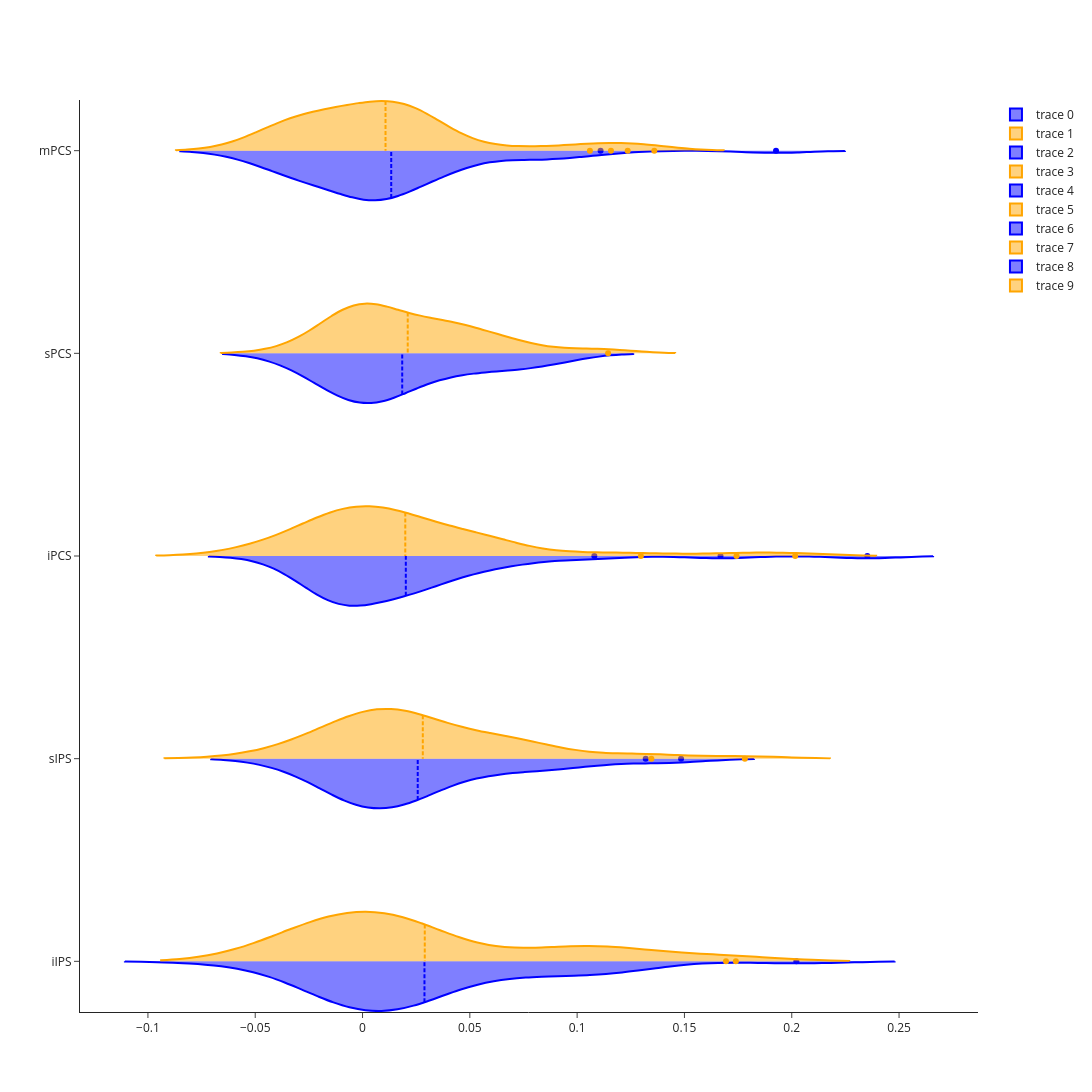

Notebook cell for this chart:
### Code cell
fig = go.Figure()

for roi_num, roi in enumerate(rois):

    roi_cor_r_lh_df = cor_r_lh_df.loc[cor_r_lh_df['Unnamed: 0'] == roi]
    roi_cor_r_rh_df = cor_r_rh_df.loc[cor_r_rh_df['Unnamed: 0'] == roi]

    lh_values = roi_cor_r_lh_df.drop(columns='Unnamed: 0').iloc[0].to_numpy()
    rh_values = roi_cor_r_rh_df.drop(columns='Unnamed: 0').iloc[0].to_numpy()

    fig.add_trace(
        go.Violin(
            x=lh_values,
            y=[roi] * len(lh_values),
            side='negative',
            line_color='blue',
            orientation='h'
        )
    )

    fig.add_trace(
        go.Violin(
            x=rh_values,
            y=[roi] * len(rh_values),
            side='positive',
            line_color='orange',
            orientation='h'
        )
    )

fig.update_traces(meanline_visible=True)

fig.update_layout(
    template='simple_white',
    height=1200,
    width=1400,
    violinmode='overlay'
)

fig.show()

### Figure 1 — Plotly figure (JSON) as saved in the notebook; plotly's stock layout.template omitted (floating-point values rounded to 4 significant figures)
{"data": [{"line": {"color": "blue"}, "meanline": {"visible": true}, "orientation": "h", "side": "negative", "type": "violin", "x": [-0.002234, 0.01122, 0.01442, 0.02843, -0.01969, 0.08162, 0.0322, -0.02812, 3.273e-06, 0.02247, 0.03538, -0.02292, -0.006446, 0.0228, 0.005913, 0.2021, 0.08501, 0.1216, 0.01132, 0.06113, 0.1155, 0.004347, 0.1013, 0.03565, null, null, null, null, null, null, null, 0.01759, 0.0409, 0.0172, -0.006086, 0.01266, -0.02398, 0.06628, -0.003612, 0.01046, -0.01451, -0.005609, -0.02351, 0.02669, -0.06495, 0.0571, 0.08286, 0.1214, 0.1148, -0.01678, 0.01221, -0.02131, 0.01447], "y": ["iIPS", "iIPS", "iIPS", "iIPS", "iIPS", "iIPS", "iIPS", "iIPS", "iIPS", "iIPS", "iIPS", "iIPS", "iIPS", "iIPS", "iIPS", "iIPS", "iIPS", "iIPS", "iIPS", "iIPS", "iIPS", "iIPS", "iIPS", "iIPS", "iIPS", "iIPS", "iIPS", "iIPS", "iIPS", "iIPS", "iIPS", "iIPS", "iIPS", "iIPS", "iIPS", "iIPS", "iIPS", "iIPS", "iIPS", "iIPS", "iIPS", "iIPS", "iIPS", "iIPS", "iIPS", "iIPS", "iIPS", "iIPS", "iIPS", "iIPS", "iIPS", "iIPS", "iIPS"]}, {"line": {"color": "orange"}, "meanline": {"visible": true}, "orientation": "h", "side": "positive", "type": "violin", "x": [0.02695, -0.03744, -0.01805, -0.003219, 0.006001, 0.09891, -0.03338, 0.03169, -0.04102, 0.0163, 0.01311, 0.01654, -0.02102, -0.02698, 0.004783, 0.174, 0.1256, 0.1459, 0.1193, 0.0002927, 0.09368, -0.01686, 0.09052, 0.1021, null, null, null, null, null, null, null, 0.007486, 0.004783, 0.03691, 0.01245, 0.01218, -0.01741, 0.1052, 0.01304, -0.02867, 0.02518, -0.03222, -0.004619, 0.009521, -0.01375, 0.0555, 0.02364, 0.1694, 0.1022, 0.01257, -0.02191, 0.01304, -0.01823], "y": ["iIPS", "iIPS", "iIPS", "iIPS", "iIPS", "iIPS", "iIPS", "iIPS", "iIPS", "iIPS", "iIPS", "iIPS", "iIPS", "iIPS", "iIPS", "iIPS", "iIPS", "iIPS", "iIPS", "iIPS", "iIPS", "iIPS", "iIPS", "iIPS", "iIPS", "iIPS", "iIPS", "iIPS", "iIPS", "iIPS", "iIPS", "iIPS", "iIPS", "iIPS", "iIPS", "iIPS", "iIPS", "iIPS", "iIPS", "iIPS", "iIPS", "iIPS", "iIPS", "iIPS", "iIPS", "iIPS", "iIPS", "iIPS", "iIPS", "iIPS", "iIPS", "iIPS", "iIPS"]}, {"line": {"color": "blue"}, "meanline": {"visible": true}, "orientation": "h", "side": "negative", "type": "violin", "x": [-0.01212, 0.02131, -0.0366, 0.07586, -0.0353, 0.1035, 0.03119, 0.0134, 0.03047, 0.05924, 0.02434, 0.08818, 0.04054, -0.01274, -0.02164, null, null, null, null, null, null, null, null, null, 0.017, 0.09764, 0.05734, 0.1319, 0.04501, 0.0005585, 0.1484, -0.002473, 0.0007225, 0.02585, 0.05966, -0.005491, -0.01444, 0.07748, 0.01153, -0.00781, 0.007869, -0.01625, 0.02012, 0.004233, 0.01252, 0.03645, 0.02753, 0.006563, 0.01144, 0.001455, 0.01935, -0.008021, -0.004087], "y": ["sIPS", "sIPS", "sIPS", "sIPS", "sIPS", "sIPS", "sIPS", "sIPS", "sIPS", "sIPS", "sIPS", "sIPS", "sIPS", "sIPS", "sIPS", "sIPS", "sIPS", "sIPS", "sIPS", "sIPS", "sIPS", "sIPS", "sIPS", "sIPS", "sIPS", "sIPS", "sIPS", "sIPS", "sIPS", "sIPS", "sIPS", "sIPS", "sIPS", "sIPS", "sIPS", "sIPS", "sIPS", "sIPS", "sIPS", "sIPS", "sIPS", "sIPS", "sIPS", "sIPS", "sIPS", "sIPS", "sIPS", "sIPS", "sIPS", "sIPS", "sIPS", "sIPS", "sIPS"]}, {"line": {"color": "orange"}, "meanline": {"visible": true}, "orientation": "h", "side": "positive", "type": "violin", "x": [-0.01727, 0.02251, -0.001973, 0.05981, -0.001668, 0.08077, 0.03991, -0.001716, 0.03919, 0.04478, 0.01641, 0.1229, 0.05367, -0.02555, -6.451e-05, null, null, null, null, null, null, null, null, null, 0.008026, 0.06848, 0.05236, 0.1781, 0.08156, 0.01819, 0.1346, 0.008484, 0.02027, -0.0526, 0.056, -0.02288, 0.0161, 0.08301, 0.01011, -0.02854, -0.00768, 0.02555, 0.0258, 0.003043, 0.02059, 0.07212, 0.002233, 0.03638, -0.01825, -0.02176, 0.009981, 0.01773, 0.007061], "y": ["sIPS", "sIPS", "sIPS", "sIPS", "sIPS", "sIPS", "sIPS", "sIPS", "sIPS", "sIPS", "sIPS", "sIPS", "sIPS", "sIPS", "sIPS", "sIPS", "sIPS", "sIPS", "sIPS", "sIPS", "sIPS", "sIPS", "sIPS", "sIPS", "sIPS", "sIPS", "sIPS", "sIPS", "sIPS", "sIPS", "sIPS", "sIPS", "sIPS", "sIPS", "sIPS", "sIPS", "sIPS", "sIPS", "sIPS", "sIPS", "sIPS", "sIPS", "sIPS", "sIPS", "sIPS", "sIPS", "sIPS", "sIPS", "sIPS", "sIPS", "sIPS", "sIPS", "sIPS"]}, {"line": {"color": "blue"}, "meanline": {"visible": true}, "orientation": "h", "side": "negative", "type": "violin", "x": [0.2352, 0.05026, -0.01432, 0.108, -0.01233, 0.06793, 0.06425, -0.01011, 0.02288, null, null, null, null, null, null, -0.02615, 0.04971, 0.04251, 0.08553, -0.01397, 0.1668, -0.007079, -0.02411, -0.01493, 0.02398, 0.02941, 0.01883, 0.05373, 0.0002476, 0.01742, 0.0001845, 0.005082, 0.02665, 0.02656, 0.0303, -0.008897, 0.01023, 0.03356, -0.01086, 0.01409, -0.02512, -0.0006234, 0.004802, -0.01368, -0.02759, 0.005871, -0.008433, 0.008407, -0.01424, -0.01616, -0.04095, 0.02988, 0.005138], "y": ["iPCS", "iPCS", "iPCS", "iPCS", "iPCS", "iPCS", "iPCS", "iPCS", "iPCS", "iPCS", "iPCS", "iPCS", "iPCS", "iPCS", "iPCS", "iPCS", "iPCS", "iPCS", "iPCS", "iPCS", "iPCS", "iPCS", "iPCS", "iPCS", "iPCS", "iPCS", "iPCS", "iPCS", "iPCS", "iPCS", "iPCS", "iPCS", "iPCS", "iPCS", "iPCS", "iPCS", "iPCS", "iPCS", "iPCS", "iPCS", "iPCS", "iPCS", "iPCS", "iPCS", "iPCS", "iPCS", "iPCS", "iPCS", "iPCS", "iPCS", "iPCS", "iPCS", "iPCS"]}, {"line": {"color": "orange"}, "meanline": {"visible": true}, "orientation": "h", "side": "positive", "type": "violin", "x": [0.2016, 0.04319, 0.02532, 0.1743, -0.02855, 0.06849, 0.05043, 0.009181, 0.06189, null, null, null, null, null, null, 0.01836, 0.05567, 0.05626, 0.1297, -0.04262, 0.1006, -0.03244, 0.004284, -0.01813, 0.008358, 0.01982, 0.01728, -0.01074, -0.008884, -0.0001822, 0.006633, -0.01642, -0.01291, -0.005442, 0.006852, 0.04669, 0.02592, 0.05575, 0.03059, 0.02711, -0.0584, -0.01051, -0.002839, 0.00128, -0.01244, -0.03512, -0.01062, 0.0196, -0.04081, 0.0167, -0.01376, -0.01227, 0.02756], "y": ["iPCS", "iPCS", "iPCS", "iPCS", "iPCS", "iPCS", "iPCS", "iPCS", "iPCS", "iPCS", "iPCS", "iPCS", "iPCS", "iPCS", "iPCS", "iPCS", "iPCS", "iPCS", "iPCS", "iPCS", "iPCS", "iPCS", "iPCS", "iPCS", "iPCS", "iPCS", "iPCS", "iPCS", "iPCS", "iPCS", "iPCS", "iPCS", "iPCS", "iPCS", "iPCS", "iPCS", "iPCS", "iPCS", "iPCS", "iPCS", "iPCS", "iPCS", "iPCS", "iPCS", "iPCS", "iPCS", "iPCS", "iPCS", "iPCS", "iPCS", "iPCS", "iPCS", "iPCS"]}, {"line": {"color": "blue"}, "meanline": {"visible": true}, "orientation": "h", "side": "negative", "type": "violin", "x": [0.0936, 0.0546, 0.05067, null, null, null, null, null, null, 0.03178, 0.01994, 0.05103, 0.06896, 0.00249, 0.004262, 0.09139, 0.08175, 0.01061, -0.03246, 0.0713, 0.07592, -0.02138, 0.0689, 0.04421, -0.002363, 0.02482, -4.563e-05, 0.02929, 0.01476, 0.001653, 0.01328, -0.01933, 0.006446, -0.01014, 0.01563, -0.01069, 0.04644, -0.03055, 0.03423, -0.004095, -0.009857, -0.004523, 0.005185, 0.004324, -0.01314, 0.01735, 0.00728, -0.004598, 0.007964, -0.01056, -0.009701, -0.0251, 0.0273], "y": ["sPCS", "sPCS", "sPCS", "sPCS", "sPCS", "sPCS", "sPCS", "sPCS", "sPCS", "sPCS", "sPCS", "sPCS", "sPCS", "sPCS", "sPCS", "sPCS", "sPCS", "sPCS", "sPCS", "sPCS", "sPCS", "sPCS", "sPCS", "sPCS", "sPCS", "sPCS", "sPCS", "sPCS", "sPCS", "sPCS", "sPCS", "sPCS", "sPCS", "sPCS", "sPCS", "sPCS", "sPCS", "sPCS", "sPCS", "sPCS", "sPCS", "sPCS", "sPCS", "sPCS", "sPCS", "sPCS", "sPCS", "sPCS", "sPCS", "sPCS", "sPCS", "sPCS", "sPCS"]}, {"line": {"color": "orange"}, "meanline": {"visible": true}, "orientation": "h", "side": "positive", "type": "violin", "x": [0.1038, 0.05762, 0.07251, null, null, null, null, null, null, 0.0705, 0.0332, 0.1144, 0.03132, 0.04818, 0.05353, 0.03203, 0.02663, -0.01382, 0.003633, 0.03642, 0.07257, 0.01039, 0.05543, -0.01335, -0.002829, 0.02113, -0.01347, 0.03211, 0.02276, 0.006155, 0.03976, -0.01699, -0.02126, 0.00557, 0.04123, -0.01077, 0.0443, 0.007791, 0.002492, 0.01731, 0.01835, -0.002719, 0.05172, 5.565e-05, -0.009754, -0.003573, -0.007801, 0.001037, -0.0002904, 0.001853, -0.03483, 0.0009646, 0.004375], "y": ["sPCS", "sPCS", "sPCS", "sPCS", "sPCS", "sPCS", "sPCS", "sPCS", "sPCS", "sPCS", "sPCS", "sPCS", "sPCS", "sPCS", "sPCS", "sPCS", "sPCS", "sPCS", "sPCS", "sPCS", "sPCS", "sPCS", "sPCS", "sPCS", "sPCS", "sPCS", "sPCS", "sPCS", "sPCS", "sPCS", "sPCS", "sPCS", "sPCS", "sPCS", "sPCS", "sPCS", "sPCS", "sPCS", "sPCS", "sPCS", "sPCS", "sPCS", "sPCS", "sPCS", "sPCS", "sPCS", "sPCS", "sPCS", "sPCS", "sPCS", "sPCS", "sPCS", "sPCS"]}, {"line": {"color": "blue"}, "meanline": {"visible": true}, "orientation": "h", "side": "negative", "type": "violin", "x": [null, null, null, 0.078, -0.02493, 0.003245, 0.01053, 0.1109, 0.08889, 0.008334, -0.03015, 0.1927, 0.05393, 0.03443, 0.0906, 0.01004, -0.000602, 0.008703, -0.01229, -0.0224, 0.003698, 0.009512, -0.001699, 0.01561, -0.04121, 0.0151, 0.04635, 0.008457, 0.01417, -0.006016, -0.05155, -0.008274, 0.03054, -0.02624, -0.02391, 0.01224, 0.001091, -0.02337, 0.03792, -0.007541, 0.03242, -0.003279, -0.0302, 0.034, 0.02925, -0.03171, 0.01462, 0.07185, -0.05282, -0.01003, -0.03723, 0.0108, 0.03576], "y": ["mPCS", "mPCS", "mPCS", "mPCS", "mPCS", "mPCS", "mPCS", "mPCS", "mPCS", "mPCS", "mPCS", "mPCS", "mPCS", "mPCS", "mPCS", "mPCS", "mPCS", "mPCS", "mPCS", "mPCS", "mPCS", "mPCS", "mPCS", "mPCS", "mPCS", "mPCS", "mPCS", "mPCS", "mPCS", "mPCS", "mPCS", "mPCS", "mPCS", "mPCS", "mPCS", "mPCS", "mPCS", "mPCS", "mPCS", "mPCS", "mPCS", "mPCS", "mPCS", "mPCS", "mPCS", "mPCS", "mPCS", "mPCS", "mPCS", "mPCS", "mPCS", "mPCS", "mPCS"]}, {"line": {"color": "orange"}, "meanline": {"visible": true}, "orientation": "h", "side": "positive", "type": "violin", "x": [null, null, null, 0.1059, -0.03562, -0.004904, 0.0106, 0.08762, 0.1157, 0.03305, -0.01673, 0.136, 0.1235, 0.02639, 0.06237, 0.001907, 0.009996, 0.01965, -0.03395, -0.019, 0.01242, -0.03701, 0.006125, -0.007712, 0.01839, 0.009259, -0.05463, 0.03159, -0.0438, 0.02648, 0.02293, 0.01286, -0.0229, -0.004314, -0.0104, -0.04299, 0.01719, -0.009246, 0.01706, -0.01327, -0.002706, 0.03905, -0.03511, 0.02846, -0.03169, -0.03705, 0.01024, 0.03666, -0.02259, -0.01863, -0.01588, 0.02414, 0.009971], "y": ["mPCS", "mPCS", "mPCS", "mPCS", "mPCS", "mPCS", "mPCS", "mPCS", "mPCS", "mPCS", "mPCS", "mPCS", "mPCS", "mPCS", "mPCS", "mPCS", "mPCS", "mPCS", "mPCS", "mPCS", "mPCS", "mPCS", "mPCS", "mPCS", "mPCS", "mPCS", "mPCS", "mPCS", "mPCS", "mPCS", "mPCS", "mPCS", "mPCS", "mPCS", "mPCS", "mPCS", "mPCS", "mPCS", "mPCS", "mPCS", "mPCS", "mPCS", "mPCS", "mPCS", "mPCS", "mPCS", "mPCS", "mPCS", "mPCS", "mPCS", "mPCS", "mPCS", "mPCS"]}], "layout": {"height": 1200, "violinmode": "overlay", "width": 1400, "xaxis": {"autorange": true, "range": [-0.1317, 0.2868], "type": "linear"}, "yaxis": {"autorange": true, "range": [-0.25, 4.25], "type": "category"}}}
